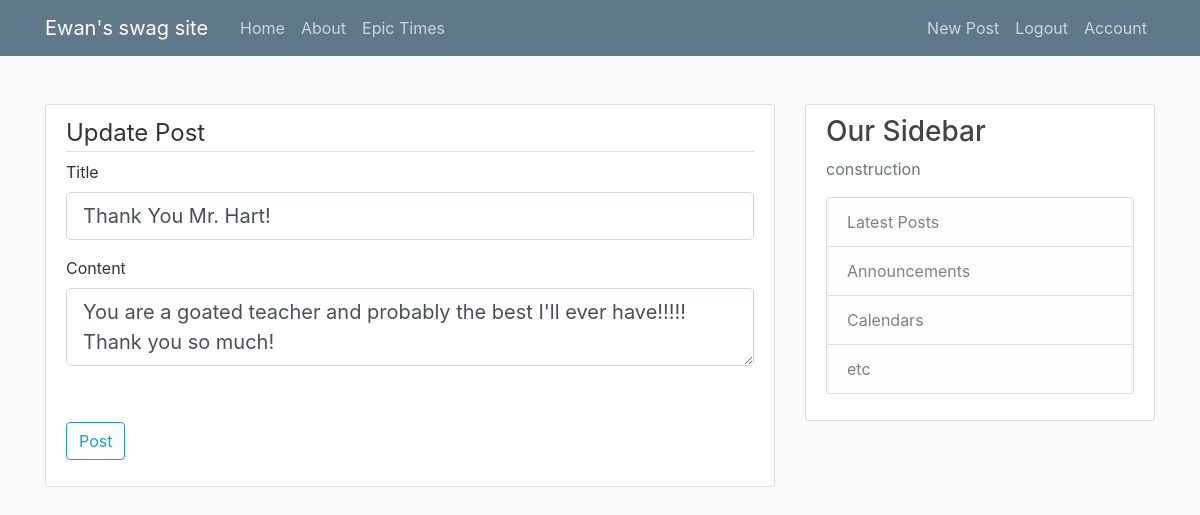
/post/11/edit (signed in), run on the app's committed database.
### flask_attempt/models.py (models this page shows, shortened)
class Post(db.Model):
    id = db.Column(db.Integer, primary_key=True)
    title = db.Column(db.String(100), nullable=False)
    date_posted = db.Column(db.DateTime, nullable=False, default=datetime.utcnow)
    content = db.Column(db.Text, nullable=False)
    user_id = db.Column(db.Integer, db.ForeignKey('user.id'), nullable=False)

### flask_attempt/routes.py (the view)
@app.route("/post/<int:post_id>/edit", methods = ['GET','POST'])
@login_required
def edit_post(post_id):
    post = Post.query.get_or_404(post_id)
    if post.author != current_user:
        abort(403)
    form = PostForm()
    if form.validate_on_submit():
        post.title = form.title.data
        post.content = form.content.data
        db.session.commit()
        flash('Your post has been updated!', 'success')
        return redirect(url_for('post', post_id = post.id))
    elif request.method == 'GET':
        form.title.data = post.title
        form.content.data = post.content
    return render_template('create_post.html', title = "Update Post", form = form, legend = 'Update Post')

### flask_attempt/forms.py
class PostForm(FlaskForm):
    title = StringField('Title', validators = [DataRequired()])
    content = TextAreaField('Content', validators = [DataRequired()])
    submit = SubmitField('Post')

### flask_attempt/models.py (called while the page is built)
@login_manager.user_loader
def load_user(user_id):
    return User.query.get(int(user_id))

### flask_attempt/templates/create_post.html (shortened to what this page needs)
﻿{% extends "layout.html" %}
{% block content %}
<div class="content-section">
    <form method="POST" , action="">
        <fieldset class="form-group">
            <legend class="border-bottom mg-4">{{ legend }}</legend>
            <div class="form-group">
                {{ form.title.label(class = "form-control-label")}}
                {% if form.title.errors %}
                {{ form.title(class = "form-control form-control-lg is-invalid")}}
                <div class=" invalid-feedback ">
                    {% for error in form.title.errors %}
                    <span> {{ error }}</span>
                    {% endfor %}
                </div>
                {% else %}
                {{ form.title(class = "form-control form-control-lg")}}
                {% endif %}
            </div>
            <div class="form-group">
                {{ form.content.label(class = "form-control-label")}}
                {% if form.content.errors %}
                {{ form.content(class = "form-control form-control-lg is-invalid")}}
                <div class=" invalid-feedback ">
                    {% for error in form.content.errors %}
                    <span> {{ error }}</span>
                    {% endfor %}
                </div>
                {% else %}
                {{ form.content(class = "form-control form-control-lg")}}
                {% endif %}
            </div>
        </fieldset>
        <div class="form-group">
            <br />
            {{ form.submit(class = "btn btn-outline-info")}}
        </div>
    </form>
</div>
{% endblock content %}

### flask_attempt/static/main.css (style rules this page uses)
body { background: #fafafa; color: #333333; margin-top: 5rem; }
.content-section { background: #ffffff; padding: 10px 20px; border: 1px solid #dddddd; border-radius: 3px; margin-bottom: 20px; }

### data on the page
Post: title "Thank You Mr. Hart!", content "You are a goated teacher and probably the best I'll ever have!!!!! Thank you so much!"

### other printed values
{{ legend }} "Update Post"
